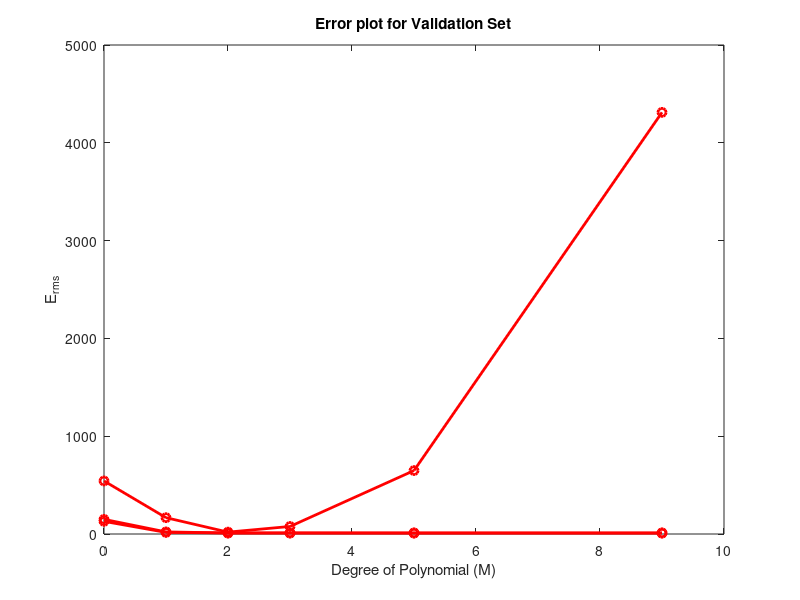

This figure's MATLAB source:
err_tr=importdata('err_tr_big.txt');
err_tt=importdata('err_tt_big.txt');
err_v=importdata('err_v_big.txt');   
deg=importdata('deg.txt');

p=plot(deg,err_tr);
hold on
q=plot(deg,err_tr,'o');
xlabel('Degree of Polynomial (M)');
ylabel('Error(RMS)');
title('Error plot for big Training Set');
set(p,'Color','red','LineWidth',2);
set(q,'Color','red','LineWidth',2);

p=plot(deg,err_tt);
hold on
q=plot(deg,err_tt,'o');
xlabel('Degree of Polynomial (M)');
ylabel('E_{rms}');
title('Error plot for Test Set');
set(p,'Color','red','LineWidth',2);
set(q,'Color','red','LineWidth',2);

p=plot(deg,err_v);
hold on
q=plot(deg,err_v,'o');
xlabel('Degree of Polynomial (M)');
ylabel('E_{rms}');
title('Error plot for Validation Set');
set(p,'Color','red','LineWidth',2);
set(q,'Color','red','LineWidth',2);
